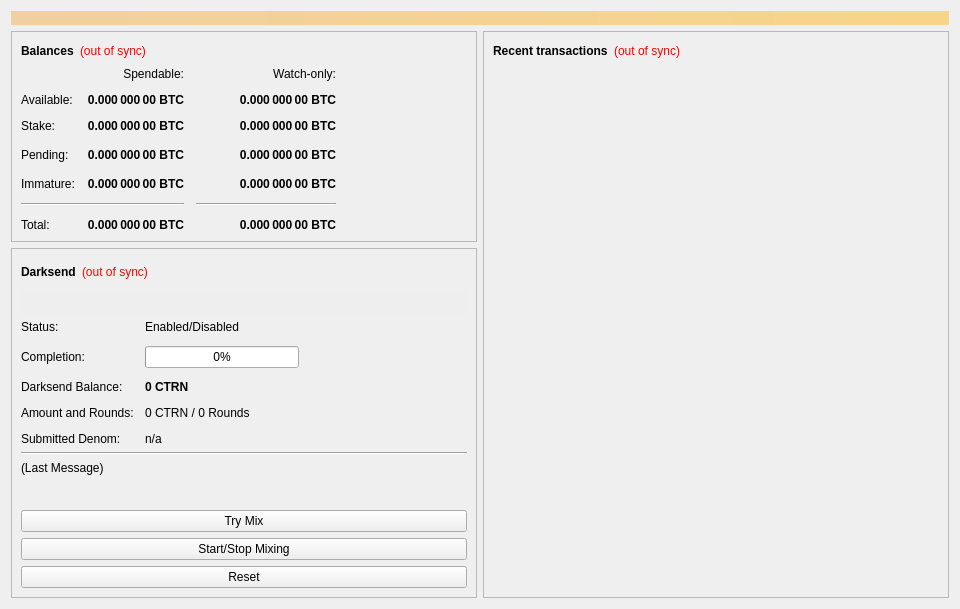
<?xml version="1.0" encoding="UTF-8"?>
<ui version="4.0">
 <class>OverviewPage</class>
 <widget class="QWidget" name="OverviewPage">
  <property name="geometry">
   <rect>
    <x>0</x>
    <y>0</y>
    <width>960</width>
    <height>594</height>
   </rect>
  </property>
  <property name="minimumSize">
   <size>
    <width>960</width>
    <height>0</height>
   </size>
  </property>
  <property name="windowTitle">
   <string>Form</string>
  </property>
  <layout class="QVBoxLayout" name="topLayout">
   <item>
    <widget class="QLabel" name="labelAlerts">
     <property name="visible">
      <bool>false</bool>
     </property>
     <property name="styleSheet">
      <string notr="true">background-color: qlineargradient(x1: 0, y1: 0, x2: 1, y2: 0, stop:0 #F0D0A0, stop:1 #F8D488); color:#000000;</string>
     </property>
     <property name="wordWrap">
      <bool>true</bool>
     </property>
     <property name="margin">
      <number>3</number>
     </property>
    </widget>
   </item>
   <item>
    <layout class="QHBoxLayout" name="horizontalLayout" stretch="1,1">
     <item>
      <layout class="QVBoxLayout" name="verticalLayout_2">
       <item>
        <widget class="QFrame" name="frame">
         <property name="frameShape">
          <enum>QFrame::StyledPanel</enum>
         </property>
         <property name="frameShadow">
          <enum>QFrame::Raised</enum>
         </property>
         <layout class="QVBoxLayout" name="verticalLayout_4">
          <item>
           <layout class="QHBoxLayout" name="horizontalLayout_4">
            <item>
             <widget class="QLabel" name="label_5">
              <property name="font">
               <font>
                <weight>75</weight>
                <bold>true</bold>
               </font>
              </property>
              <property name="text">
               <string>Balances</string>
              </property>
             </widget>
            </item>
            <item>
             <widget class="QLabel" name="labelWalletStatus">
              <property name="cursor">
               <cursorShape>WhatsThisCursor</cursorShape>
              </property>
              <property name="toolTip">
               <string>The displayed information may be out of date. Your wallet automatically synchronizes with the Citron network after a connection is established, but this process has not completed yet.</string>
              </property>
              <property name="styleSheet">
               <string notr="true">QLabel { color: red; }</string>
              </property>
              <property name="text">
               <string notr="true">(out of sync)</string>
              </property>
              <property name="alignment">
               <set>Qt::AlignLeading|Qt::AlignLeft|Qt::AlignVCenter</set>
              </property>
             </widget>
            </item>
            <item>
             <spacer name="horizontalSpacer_3">
              <property name="orientation">
               <enum>Qt::Horizontal</enum>
              </property>
              <property name="sizeHint" stdset="0">
               <size>
                <width>40</width>
                <height>20</height>
               </size>
              </property>
             </spacer>
            </item>
           </layout>
          </item>
          <item>
           <layout class="QGridLayout" name="gridLayout">
            <property name="spacing">
             <number>12</number>
            </property>
            <item row="3" column="2">
             <widget class="QLabel" name="labelWatchPending">
              <property name="font">
               <font>
                <weight>75</weight>
                <bold>true</bold>
               </font>
              </property>
              <property name="cursor">
               <cursorShape>IBeamCursor</cursorShape>
              </property>
              <property name="toolTip">
               <string>Unconfirmed transactions to watch-only addresses</string>
              </property>
              <property name="text">
               <string notr="true">0.000 000 00 BTC</string>
              </property>
              <property name="alignment">
               <set>Qt::AlignRight|Qt::AlignTrailing|Qt::AlignVCenter</set>
              </property>
              <property name="textInteractionFlags">
               <set>Qt::LinksAccessibleByMouse|Qt::TextSelectableByKeyboard|Qt::TextSelectableByMouse</set>
              </property>
             </widget>
            </item>
            <item row="3" column="1">
             <widget class="QLabel" name="labelUnconfirmed">
              <property name="font">
               <font>
                <weight>75</weight>
                <bold>true</bold>
               </font>
              </property>
              <property name="cursor">
               <cursorShape>IBeamCursor</cursorShape>
              </property>
              <property name="toolTip">
               <string>Total of transactions that have yet to be confirmed, and do not yet count toward the spendable balance</string>
              </property>
              <property name="text">
               <string notr="true">0.000 000 00 BTC</string>
              </property>
              <property name="alignment">
               <set>Qt::AlignRight|Qt::AlignTrailing|Qt::AlignVCenter</set>
              </property>
              <property name="textInteractionFlags">
               <set>Qt::LinksAccessibleByMouse|Qt::TextSelectableByKeyboard|Qt::TextSelectableByMouse</set>
              </property>
             </widget>
            </item>
            <item row="4" column="2">
             <widget class="QLabel" name="labelWatchImmature">
              <property name="font">
               <font>
                <weight>75</weight>
                <bold>true</bold>
               </font>
              </property>
              <property name="cursor">
               <cursorShape>IBeamCursor</cursorShape>
              </property>
              <property name="toolTip">
               <string>Mined balance in watch-only addresses that has not yet matured</string>
              </property>
              <property name="text">
               <string notr="true">0.000 000 00 BTC</string>
              </property>
              <property name="alignment">
               <set>Qt::AlignRight|Qt::AlignTrailing|Qt::AlignVCenter</set>
              </property>
              <property name="textInteractionFlags">
               <set>Qt::LinksAccessibleByMouse|Qt::TextSelectableByKeyboard|Qt::TextSelectableByMouse</set>
              </property>
             </widget>
            </item>
            <item row="5" column="0" colspan="2">
             <widget class="Line" name="lineSpendableBalance">
              <property name="orientation">
               <enum>Qt::Horizontal</enum>
              </property>
             </widget>
            </item>
            <item row="5" column="2">
             <widget class="Line" name="lineWatchBalance">
              <property name="sizePolicy">
               <sizepolicy hsizetype="Preferred" vsizetype="Fixed">
                <horstretch>0</horstretch>
                <verstretch>0</verstretch>
               </sizepolicy>
              </property>
              <property name="minimumSize">
               <size>
                <width>140</width>
                <height>0</height>
               </size>
              </property>
              <property name="orientation">
               <enum>Qt::Horizontal</enum>
              </property>
             </widget>
            </item>
            <item row="6" column="0">
             <widget class="QLabel" name="labelTotalText">
              <property name="text">
               <string>Total:</string>
              </property>
             </widget>
            </item>
            <item row="4" column="1">
             <widget class="QLabel" name="labelImmature">
              <property name="font">
               <font>
                <weight>75</weight>
                <bold>true</bold>
               </font>
              </property>
              <property name="cursor">
               <cursorShape>IBeamCursor</cursorShape>
              </property>
              <property name="toolTip">
               <string>Mined balance that has not yet matured</string>
              </property>
              <property name="text">
               <string notr="true">0.000 000 00 BTC</string>
              </property>
              <property name="alignment">
               <set>Qt::AlignRight|Qt::AlignTrailing|Qt::AlignVCenter</set>
              </property>
              <property name="textInteractionFlags">
               <set>Qt::LinksAccessibleByMouse|Qt::TextSelectableByKeyboard|Qt::TextSelectableByMouse</set>
              </property>
             </widget>
            </item>
            <item row="3" column="3">
             <spacer name="horizontalSpacer_2">
              <property name="orientation">
               <enum>Qt::Horizontal</enum>
              </property>
              <property name="sizeHint" stdset="0">
               <size>
                <width>40</width>
                <height>20</height>
               </size>
              </property>
             </spacer>
            </item>
            <item row="4" column="0">
             <widget class="QLabel" name="labelImmatureText">
              <property name="text">
               <string>Immature:</string>
              </property>
             </widget>
            </item>
            <item row="6" column="1">
             <widget class="QLabel" name="labelTotal">
              <property name="font">
               <font>
                <weight>75</weight>
                <bold>true</bold>
               </font>
              </property>
              <property name="cursor">
               <cursorShape>IBeamCursor</cursorShape>
              </property>
              <property name="toolTip">
               <string>Your current total balance</string>
              </property>
              <property name="text">
               <string notr="true">0.000 000 00 BTC</string>
              </property>
              <property name="alignment">
               <set>Qt::AlignRight|Qt::AlignTrailing|Qt::AlignVCenter</set>
              </property>
              <property name="textInteractionFlags">
               <set>Qt::LinksAccessibleByMouse|Qt::TextSelectableByKeyboard|Qt::TextSelectableByMouse</set>
              </property>
             </widget>
            </item>
            <item row="6" column="2">
             <widget class="QLabel" name="labelWatchTotal">
              <property name="font">
               <font>
                <weight>75</weight>
                <bold>true</bold>
               </font>
              </property>
              <property name="cursor">
               <cursorShape>IBeamCursor</cursorShape>
              </property>
              <property name="toolTip">
               <string>Current total balance in watch-only addresses</string>
              </property>
              <property name="text">
               <string notr="true">0.000 000 00 BTC</string>
              </property>
              <property name="alignment">
               <set>Qt::AlignRight|Qt::AlignTrailing|Qt::AlignVCenter</set>
              </property>
              <property name="textInteractionFlags">
               <set>Qt::LinksAccessibleByMouse|Qt::TextSelectableByKeyboard|Qt::TextSelectableByMouse</set>
              </property>
             </widget>
            </item>
            <item row="0" column="2">
             <widget class="QLabel" name="labelWatchonly">
              <property name="text">
               <string>Watch-only:</string>
              </property>
              <property name="alignment">
               <set>Qt::AlignRight|Qt::AlignTrailing|Qt::AlignVCenter</set>
              </property>
             </widget>
            </item>
            <item row="1" column="0">
             <widget class="QLabel" name="labelBalanceText">
              <property name="text">
               <string>Available:</string>
              </property>
             </widget>
            </item>
            <item row="1" column="1">
             <widget class="QLabel" name="labelBalance">
              <property name="font">
               <font>
                <weight>75</weight>
                <bold>true</bold>
               </font>
              </property>
              <property name="cursor">
               <cursorShape>IBeamCursor</cursorShape>
              </property>
              <property name="toolTip">
               <string>Your current spendable balance</string>
              </property>
              <property name="text">
               <string notr="true">0.000 000 00 BTC</string>
              </property>
              <property name="alignment">
               <set>Qt::AlignRight|Qt::AlignTrailing|Qt::AlignVCenter</set>
              </property>
              <property name="textInteractionFlags">
               <set>Qt::LinksAccessibleByMouse|Qt::TextSelectableByKeyboard|Qt::TextSelectableByMouse</set>
              </property>
             </widget>
            </item>
            <item row="2" column="0">
             <widget class="QLabel" name="label_10">
              <property name="text">
               <string>Stake:</string>
              </property>
             </widget>
            </item>
            <item row="2" column="1">
             <widget class="QLabel" name="labelStake">
              <property name="font">
               <font>
                <weight>75</weight>
                <bold>true</bold>
               </font>
              </property>
              <property name="cursor">
               <cursorShape>IBeamCursor</cursorShape>
              </property>
              <property name="toolTip">
               <string>Total of coins that was staked, and do not yet count toward the current balance</string>
              </property>
              <property name="text">
               <string notr="true">0.000 000 00 BTC</string>
              </property>
              <property name="alignment">
               <set>Qt::AlignRight|Qt::AlignTrailing|Qt::AlignVCenter</set>
              </property>
              <property name="textInteractionFlags">
               <set>Qt::LinksAccessibleByMouse|Qt::TextSelectableByKeyboard|Qt::TextSelectableByMouse</set>
              </property>
             </widget>
            </item>
            <item row="2" column="2">
             <widget class="QLabel" name="labelWatchStake">
              <property name="font">
               <font>
                <weight>75</weight>
                <bold>true</bold>
               </font>
              </property>
              <property name="cursor">
               <cursorShape>IBeamCursor</cursorShape>
              </property>
              <property name="toolTip">
               <string>Total of coins that was staked in watch-only addresses, and do not yet count toward the current watch-only balance</string>
              </property>
              <property name="text">
               <string notr="true">0.000 000 00 BTC</string>
              </property>
              <property name="alignment">
               <set>Qt::AlignRight|Qt::AlignTrailing|Qt::AlignVCenter</set>
              </property>
              <property name="textInteractionFlags">
               <set>Qt::LinksAccessibleByMouse|Qt::TextSelectableByKeyboard|Qt::TextSelectableByMouse</set>
              </property>
             </widget>
            </item>
            <item row="1" column="2">
             <widget class="QLabel" name="labelWatchAvailable">
              <property name="font">
               <font>
                <weight>75</weight>
                <bold>true</bold>
               </font>
              </property>
              <property name="cursor">
               <cursorShape>IBeamCursor</cursorShape>
              </property>
              <property name="toolTip">
               <string>Your current balance in watch-only addresses</string>
              </property>
              <property name="text">
               <string notr="true">0.000 000 00 BTC</string>
              </property>
              <property name="alignment">
               <set>Qt::AlignRight|Qt::AlignTrailing|Qt::AlignVCenter</set>
              </property>
              <property name="textInteractionFlags">
               <set>Qt::LinksAccessibleByMouse|Qt::TextSelectableByKeyboard|Qt::TextSelectableByMouse</set>
              </property>
             </widget>
            </item>
            <item row="3" column="0">
             <widget class="QLabel" name="labelPendingText">
              <property name="text">
               <string>Pending:</string>
              </property>
             </widget>
            </item>
            <item row="0" column="1">
             <widget class="QLabel" name="labelSpendable">
              <property name="text">
               <string>Spendable:</string>
              </property>
              <property name="alignment">
               <set>Qt::AlignRight|Qt::AlignTrailing|Qt::AlignVCenter</set>
              </property>
             </widget>
            </item>
           </layout>
          </item>
         </layout>
        </widget>
       </item>
       <item>
        <widget class="QFrame" name="frameDarksend">
         <property name="sizePolicy">
          <sizepolicy hsizetype="Expanding" vsizetype="Expanding">
           <horstretch>0</horstretch>
           <verstretch>0</verstretch>
          </sizepolicy>
         </property>
         <property name="minimumSize">
          <size>
           <width>0</width>
           <height>350</height>
          </size>
         </property>
         <property name="layoutDirection">
          <enum>Qt::LeftToRight</enum>
         </property>
         <property name="frameShape">
          <enum>QFrame::StyledPanel</enum>
         </property>
         <property name="frameShadow">
          <enum>QFrame::Raised</enum>
         </property>
         <layout class="QVBoxLayout" name="verticalLayout_5">
          <item>
           <layout class="QHBoxLayout" name="horizontalLayout_5">
            <item>
             <widget class="QLabel" name="label_2">
              <property name="font">
               <font>
                <weight>75</weight>
                <bold>true</bold>
               </font>
              </property>
              <property name="text">
               <string>Darksend</string>
              </property>
             </widget>
            </item>
            <item>
             <widget class="QLabel" name="labelDarksendSyncStatus">
              <property name="toolTip">
               <string>The displayed information may be out of date. Your wallet automatically synchronizes with the Citron network after a connection is established, but this process has not completed yet.</string>
              </property>
              <property name="styleSheet">
               <string notr="true">QLabel { color: red; }</string>
              </property>
              <property name="text">
               <string notr="true">(out of sync)</string>
              </property>
              <property name="alignment">
               <set>Qt::AlignLeading|Qt::AlignLeft|Qt::AlignVCenter</set>
              </property>
             </widget>
            </item>
            <item>
             <spacer name="horizontalSpacer_4">
              <property name="orientation">
               <enum>Qt::Horizontal</enum>
              </property>
              <property name="sizeHint" stdset="0">
               <size>
                <width>40</width>
                <height>20</height>
               </size>
              </property>
             </spacer>
            </item>
           </layout>
          </item>
          <item>
           <widget class="QPushButton" name="runAutoDenom">
            <property name="palette">
             <palette>
              <active>
               <colorrole role="WindowText">
                <brush brushstyle="SolidPattern">
                 <color alpha="255">
                  <red>0</red>
                  <green>0</green>
                  <blue>0</blue>
                 </color>
                </brush>
               </colorrole>
               <colorrole role="Button">
                <brush brushstyle="SolidPattern">
                 <color alpha="255">
                  <red>239</red>
                  <green>238</green>
                  <blue>238</blue>
                 </color>
                </brush>
               </colorrole>
               <colorrole role="Light">
                <brush brushstyle="SolidPattern">
                 <color alpha="255">
                  <red>255</red>
                  <green>255</green>
                  <blue>255</blue>
                 </color>
                </brush>
               </colorrole>
               <colorrole role="Midlight">
                <brush brushstyle="SolidPattern">
                 <color alpha="255">
                  <red>247</red>
                  <green>246</green>
                  <blue>246</blue>
                 </color>
                </brush>
               </colorrole>
               <colorrole role="Dark">
                <brush brushstyle="SolidPattern">
                 <color alpha="255">
                  <red>119</red>
                  <green>119</green>
                  <blue>119</blue>
                 </color>
                </brush>
               </colorrole>
               <colorrole role="Mid">
                <brush brushstyle="SolidPattern">
                 <color alpha="255">
                  <red>159</red>
                  <green>159</green>
                  <blue>159</blue>
                 </color>
                </brush>
               </colorrole>
               <colorrole role="Text">
                <brush brushstyle="SolidPattern">
                 <color alpha="255">
                  <red>0</red>
                  <green>0</green>
                  <blue>0</blue>
                 </color>
                </brush>
               </colorrole>
               <colorrole role="BrightText">
                <brush brushstyle="SolidPattern">
                 <color alpha="255">
                  <red>255</red>
                  <green>255</green>
                  <blue>255</blue>
                 </color>
                </brush>
               </colorrole>
               <colorrole role="ButtonText">
                <brush brushstyle="SolidPattern">
                 <color alpha="255">
                  <red>0</red>
                  <green>0</green>
                  <blue>0</blue>
                 </color>
                </brush>
               </colorrole>
               <colorrole role="Base">
                <brush brushstyle="SolidPattern">
                 <color alpha="255">
                  <red>255</red>
                  <green>255</green>
                  <blue>255</blue>
                 </color>
                </brush>
               </colorrole>
               <colorrole role="Window">
                <brush brushstyle="SolidPattern">
                 <color alpha="255">
                  <red>239</red>
                  <green>238</green>
                  <blue>238</blue>
                 </color>
                </brush>
               </colorrole>
               <colorrole role="Shadow">
                <brush brushstyle="SolidPattern">
                 <color alpha="255">
                  <red>0</red>
                  <green>0</green>
                  <blue>0</blue>
                 </color>
                </brush>
               </colorrole>
               <colorrole role="AlternateBase">
                <brush brushstyle="SolidPattern">
                 <color alpha="255">
                  <red>247</red>
                  <green>246</green>
                  <blue>246</blue>
                 </color>
                </brush>
               </colorrole>
               <colorrole role="ToolTipBase">
                <brush brushstyle="SolidPattern">
                 <color alpha="255">
                  <red>255</red>
                  <green>255</green>
                  <blue>220</blue>
                 </color>
                </brush>
               </colorrole>
               <colorrole role="ToolTipText">
                <brush brushstyle="SolidPattern">
                 <color alpha="255">
                  <red>0</red>
                  <green>0</green>
                  <blue>0</blue>
                 </color>
                </brush>
               </colorrole>
              </active>
              <inactive>
               <colorrole role="WindowText">
                <brush brushstyle="SolidPattern">
                 <color alpha="255">
                  <red>0</red>
                  <green>0</green>
                  <blue>0</blue>
                 </color>
                </brush>
               </colorrole>
               <colorrole role="Button">
                <brush brushstyle="SolidPattern">
                 <color alpha="255">
                  <red>239</red>
                  <green>238</green>
                  <blue>238</blue>
                 </color>
                </brush>
               </colorrole>
               <colorrole role="Light">
                <brush brushstyle="SolidPattern">
                 <color alpha="255">
                  <red>255</red>
                  <green>255</green>
                  <blue>255</blue>
                 </color>
                </brush>
               </colorrole>
               <colorrole role="Midlight">
                <brush brushstyle="SolidPattern">
                 <color alpha="255">
                  <red>247</red>
                  <green>246</green>
                  <blue>246</blue>
                 </color>
                </brush>
               </colorrole>
               <colorrole role="Dark">
                <brush brushstyle="SolidPattern">
                 <color alpha="255">
                  <red>119</red>
                  <green>119</green>
                  <blue>119</blue>
                 </color>
                </brush>
               </colorrole>
               <colorrole role="Mid">
                <brush brushstyle="SolidPattern">
                 <color alpha="255">
                  <red>159</red>
                  <green>159</green>
                  <blue>159</blue>
                 </color>
                </brush>
               </colorrole>
               <colorrole role="Text">
                <brush brushstyle="SolidPattern">
                 <color alpha="255">
                  <red>0</red>
                  <green>0</green>
                  <blue>0</blue>
                 </color>
                </brush>
               </colorrole>
               <colorrole role="BrightText">
                <brush brushstyle="SolidPattern">
                 <color alpha="255">
                  <red>255</red>
                  <green>255</green>
                  <blue>255</blue>
                 </color>
                </brush>
               </colorrole>
               <colorrole role="ButtonText">
                <brush brushstyle="SolidPattern">
                 <color alpha="255">
                  <red>0</red>
                  <green>0</green>
                  <blue>0</blue>
                 </color>
                </brush>
               </colorrole>
               <colorrole role="Base">
                <brush brushstyle="SolidPattern">
                 <color alpha="255">
                  <red>255</red>
                  <green>255</green>
                  <blue>255</blue>
                 </color>
                </brush>
               </colorrole>
               <colorrole role="Window">
                <brush brushstyle="SolidPattern">
                 <color alpha="255">
                  <red>239</red>
                  <green>238</green>
                  <blue>238</blue>
                 </color>
                </brush>
               </colorrole>
               <colorrole role="Shadow">
                <brush brushstyle="SolidPattern">
                 <color alpha="255">
                  <red>0</red>
                  <green>0</green>
                  <blue>0</blue>
                 </color>
                </brush>
               </colorrole>
               <colorrole role="AlternateBase">
                <brush brushstyle="SolidPattern">
                 <color alpha="255">
                  <red>247</red>
                  <green>246</green>
                  <blue>246</blue>
                 </color>
                </brush>
               </colorrole>
               <colorrole role="ToolTipBase">
                <brush brushstyle="SolidPattern">
                 <color alpha="255">
                  <red>255</red>
                  <green>255</green>
                  <blue>220</blue>
                 </color>
                </brush>
               </colorrole>
               <colorrole role="ToolTipText">
                <brush brushstyle="SolidPattern">
                 <color alpha="255">
                  <red>0</red>
                  <green>0</green>
                  <blue>0</blue>
                 </color>
                </brush>
               </colorrole>
              </inactive>
              <disabled>
               <colorrole role="WindowText">
                <brush brushstyle="SolidPattern">
                 <color alpha="255">
                  <red>119</red>
                  <green>119</green>
                  <blue>119</blue>
                 </color>
                </brush>
               </colorrole>
               <colorrole role="Button">
                <brush brushstyle="SolidPattern">
                 <color alpha="255">
                  <red>239</red>
                  <green>238</green>
                  <blue>238</blue>
                 </color>
                </brush>
               </colorrole>
               <colorrole role="Light">
                <brush brushstyle="SolidPattern">
                 <color alpha="255">
                  <red>255</red>
                  <green>255</green>
                  <blue>255</blue>
                 </color>
                </brush>
               </colorrole>
               <colorrole role="Midlight">
                <brush brushstyle="SolidPattern">
                 <color alpha="255">
                  <red>247</red>
                  <green>246</green>
                  <blue>246</blue>
                 </color>
                </brush>
               </colorrole>
               <colorrole role="Dark">
                <brush brushstyle="SolidPattern">
                 <color alpha="255">
                  <red>119</red>
                  <green>119</green>
                  <blue>119</blue>
                 </color>
                </brush>
               </colorrole>
               <colorrole role="Mid">
                <brush brushstyle="SolidPattern">
                 <color alpha="255">
                  <red>159</red>
                  <green>159</green>
                  <blue>159</blue>
                 </color>
                </brush>
               </colorrole>
               <colorrole role="Text">
                <brush brushstyle="SolidPattern">
                 <color alpha="255">
                  <red>119</red>
                  <green>119</green>
                  <blue>119</blue>
                 </color>
                </brush>
               </colorrole>
               <colorrole role="BrightText">
                <brush brushstyle="SolidPattern">
                 <color alpha="255">
                  <red>255</red>
                  <green>255</green>
                  <blue>255</blue>
                 </color>
                </brush>
               </colorrole>
               <colorrole role="ButtonText">
                <brush brushstyle="SolidPattern">
                 <color alpha="255">
                  <red>119</red>
                  <green>119</green>
                  <blue>119</blue>
                 </color>
                </brush>
               </colorrole>
               <colorrole role="Base">
                <brush brushstyle="SolidPattern">
                 <color alpha="255">
                  <red>239</red>
                  <green>238</green>
                  <blue>238</blue>
                 </color>
                </brush>
               </colorrole>
               <colorrole role="Window">
                <brush brushstyle="SolidPattern">
                 <color alpha="255">
                  <red>239</red>
                  <green>238</green>
                  <blue>238</blue>
                 </color>
                </brush>
               </colorrole>
               <colorrole role="Shadow">
                <brush brushstyle="SolidPattern">
                 <color alpha="255">
                  <red>0</red>
                  <green>0</green>
                  <blue>0</blue>
                 </color>
                </brush>
               </colorrole>
               <colorrole role="AlternateBase">
                <brush brushstyle="SolidPattern">
                 <color alpha="255">
                  <red>239</red>
                  <green>238</green>
                  <blue>238</blue>
                 </color>
                </brush>
               </colorrole>
               <colorrole role="ToolTipBase">
                <brush brushstyle="SolidPattern">
                 <color alpha="255">
                  <red>255</red>
                  <green>255</green>
                  <blue>220</blue>
                 </color>
                </brush>
               </colorrole>
               <colorrole role="ToolTipText">
                <brush brushstyle="SolidPattern">
                 <color alpha="255">
                  <red>0</red>
                  <green>0</green>
                  <blue>0</blue>
                 </color>
                </brush>
               </colorrole>
              </disabled>
             </palette>
            </property>
            <property name="focusPolicy">
             <enum>Qt::NoFocus</enum>
            </property>
            <property name="autoFillBackground">
             <bool>true</bool>
            </property>
            <property name="text">
             <string/>
            </property>
            <property name="flat">
             <bool>true</bool>
            </property>
           </widget>
          </item>
          <item>
           <layout class="QFormLayout" name="formLayout">
            <property name="fieldGrowthPolicy">
             <enum>QFormLayout::AllNonFixedFieldsGrow</enum>
            </property>
            <property name="horizontalSpacing">
             <number>11</number>
            </property>
            <property name="verticalSpacing">
             <number>12</number>
            </property>
            <item row="0" column="0">
             <widget class="QLabel" name="label_6">
              <property name="text">
               <string>Status:</string>
              </property>
             </widget>
            </item>
            <item row="1" column="0">
             <widget class="QLabel" name="label_7">
              <property name="text">
               <string>Completion:</string>
              </property>
             </widget>
            </item>
            <item row="1" column="1">
             <widget class="QProgressBar" name="darksendProgress">
              <property name="maximumSize">
               <size>
                <width>154</width>
                <height>16777215</height>
               </size>
              </property>
              <property name="value">
               <number>0</number>
              </property>
             </widget>
            </item>
            <item row="3" column="0">
             <widget class="QLabel" name="labelAnonymizedText">
              <property name="text">
               <string>Darksend Balance:</string>
              </property>
             </widget>
            </item>
            <item row="3" column="1">
             <widget class="QLabel" name="labelAnonymized">
              <property name="font">
               <font>
                <weight>75</weight>
                <bold>true</bold>
               </font>
              </property>
              <property name="text">
               <string notr="true">0 CTRN</string>
              </property>
             </widget>
            </item>
            <item row="4" column="0">
             <widget class="QLabel" name="label_8">
              <property name="text">
               <string>Amount and Rounds:</string>
              </property>
             </widget>
            </item>
            <item row="4" column="1">
             <widget class="QLabel" name="labelAmountRounds">
              <property name="text">
               <string>0 CTRN / 0 Rounds</string>
              </property>
             </widget>
            </item>
            <item row="5" column="0">
             <widget class="QLabel" name="label_9">
              <property name="text">
               <string>Submitted Denom:</string>
              </property>
             </widget>
            </item>
            <item row="5" column="1">
             <widget class="QLabel" name="labelSubmittedDenom">
              <property name="toolTip">
               <string>The denominations you submitted to the Masternode.&lt;br&gt;To mix, other users must submit the exact same denominations.</string>
              </property>
              <property name="text">
               <string>n/a</string>
              </property>
             </widget>
            </item>
            <item row="0" column="1">
             <widget class="QLabel" name="darksendEnabled">
              <property name="text">
               <string>Enabled/Disabled</string>
              </property>
             </widget>
            </item>
           </layout>
          </item>
          <item>
           <widget class="Line" name="lineLastMessage">
            <property name="orientation">
             <enum>Qt::Horizontal</enum>
            </property>
           </widget>
          </item>
          <item>
           <widget class="QLabel" name="darksendStatus">
            <property name="minimumSize">
             <size>
              <width>288</width>
              <height>43</height>
             </size>
            </property>
            <property name="text">
             <string>(Last Message)</string>
            </property>
            <property name="alignment">
             <set>Qt::AlignLeading|Qt::AlignLeft|Qt::AlignTop</set>
            </property>
            <property name="wordWrap">
             <bool>true</bool>
            </property>
           </widget>
          </item>
          <item>
           <widget class="QPushButton" name="darksendAuto">
            <property name="sizePolicy">
             <sizepolicy hsizetype="MinimumExpanding" vsizetype="Fixed">
              <horstretch>0</horstretch>
              <verstretch>0</verstretch>
             </sizepolicy>
            </property>
            <property name="toolTip">
             <string>Try to manually submit a Darksend request.</string>
            </property>
            <property name="text">
             <string>Try Mix</string>
            </property>
           </widget>
          </item>
          <item>
           <widget class="QPushButton" name="toggleDarksend">
            <property name="sizePolicy">
             <sizepolicy hsizetype="MinimumExpanding" vsizetype="Fixed">
              <horstretch>0</horstretch>
              <verstretch>0</verstretch>
             </sizepolicy>
            </property>
            <property name="text">
             <string>Start/Stop Mixing</string>
            </property>
           </widget>
          </item>
          <item>
           <widget class="QPushButton" name="darksendReset">
            <property name="sizePolicy">
             <sizepolicy hsizetype="MinimumExpanding" vsizetype="Fixed">
              <horstretch>0</horstretch>
              <verstretch>0</verstretch>
             </sizepolicy>
            </property>
            <property name="toolTip">
             <string>Reset the current status of Darksend (can interrupt Darksend if it's in the process of Mixing, which can cost you money!)</string>
            </property>
            <property name="autoFillBackground">
             <bool>false</bool>
            </property>
            <property name="text">
             <string>Reset</string>
            </property>
           </widget>
          </item>
         </layout>
        </widget>
       </item>
       <item>
        <spacer name="verticalSpacer">
         <property name="orientation">
          <enum>Qt::Vertical</enum>
         </property>
         <property name="sizeHint" stdset="0">
          <size>
           <width>20</width>
           <height>40</height>
          </size>
         </property>
        </spacer>
       </item>
      </layout>
     </item>
     <item>
      <layout class="QVBoxLayout" name="verticalLayout_3">
       <item>
        <widget class="QFrame" name="frame_2">
         <property name="frameShape">
          <enum>QFrame::StyledPanel</enum>
         </property>
         <property name="frameShadow">
          <enum>QFrame::Raised</enum>
         </property>
         <layout class="QVBoxLayout" name="verticalLayout">
          <item>
           <layout class="QHBoxLayout" name="horizontalLayout_2">
            <item>
             <widget class="QLabel" name="label_4">
              <property name="font">
               <font>
                <weight>75</weight>
                <bold>true</bold>
               </font>
              </property>
              <property name="text">
               <string>Recent transactions</string>
              </property>
             </widget>
            </item>
            <item>
             <widget class="QLabel" name="labelTransactionsStatus">
              <property name="cursor">
               <cursorShape>WhatsThisCursor</cursorShape>
              </property>
              <property name="toolTip">
               <string>The displayed information may be out of date. Your wallet automatically synchronizes with the Citron network after a connection is established, but this process has not completed yet.</string>
              </property>
              <property name="styleSheet">
               <string notr="true">QLabel { color: red; }</string>
              </property>
              <property name="text">
               <string notr="true">(out of sync)</string>
              </property>
              <property name="alignment">
               <set>Qt::AlignRight|Qt::AlignTrailing|Qt::AlignVCenter</set>
              </property>
             </widget>
            </item>
            <item>
             <spacer name="horizontalSpacer">
              <property name="orientation">
               <enum>Qt::Horizontal</enum>
              </property>
              <property name="sizeHint" stdset="0">
               <size>
                <width>40</width>
                <height>20</height>
               </size>
              </property>
             </spacer>
            </item>
           </layout>
          </item>
          <item>
           <widget class="QListView" name="listTransactions">
            <property name="styleSheet">
             <string notr="true">QListView { background: transparent; }</string>
            </property>
            <property name="frameShape">
             <enum>QFrame::NoFrame</enum>
            </property>
            <property name="verticalScrollBarPolicy">
             <enum>Qt::ScrollBarAlwaysOff</enum>
            </property>
            <property name="horizontalScrollBarPolicy">
             <enum>Qt::ScrollBarAlwaysOff</enum>
            </property>
            <property name="selectionMode">
             <enum>QAbstractItemView::NoSelection</enum>
            </property>
           </widget>
          </item>
         </layout>
        </widget>
       </item>
      </layout>
     </item>
    </layout>
   </item>
  </layout>
 </widget>
 <resources/>
 <connections/>
</ui>
